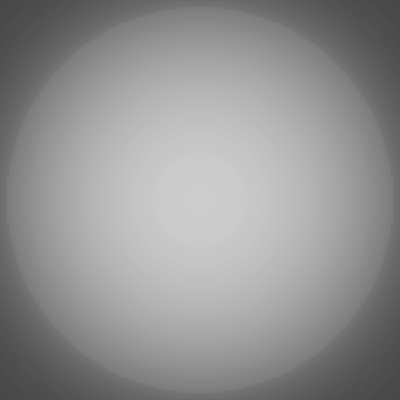
Frame 1 (no input)
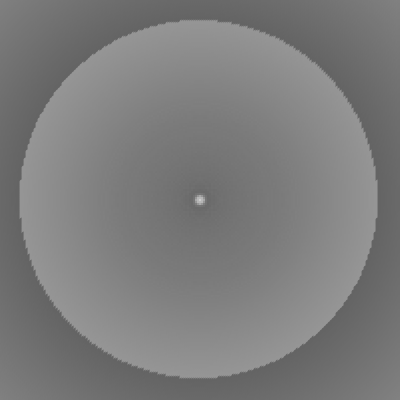
Frame 60 (the mouse pressed at the canvas centre just before this capture)
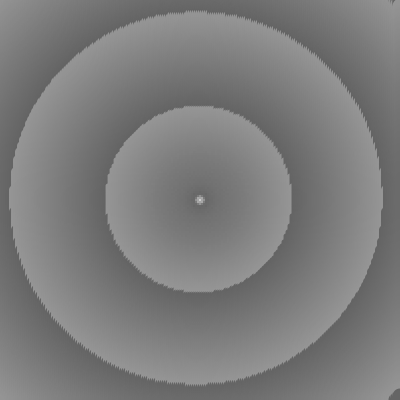
Frame 120 (the mouse held since frame 60 and released just before this capture)

The Processing sketch that drew these frames (run headless with seeded random() and noise(); from frame 60 on, the mouse is pressed at the canvas centre):

// Processing sketch: matrizFluida2AltproportionFiltering
// ── matrizFluida2AltproportionFiltering.pde
/*
Autorship: JOAOpfb. 30/04/2019.

Notas: 

*/
String year = nf(year()), month = nf(month()), day = nf(day()), hour = nf(hour()), minute = nf(minute()), second = nf(second());

float prog, // variável que aumenta conforme passa o tempo, criando a animação.
x = 1, //variável genérica para teste de estética.
y = .00000001, //variável genérica para teste de estética.
sz, //tamanho da célula.
fTpD, //fator tamanho em relação a distância.
fATpD, //fator acrescimo de tamanho em relação a distância. 
s, // distância de um ponto até a posição de cada célula da matriz, criando toda a concentricidade, USADA AQUI NO MOUSE.
t,
tn,
k;

boolean isA = false,
isQ = false,
isW = false,
isS = false,
isE = false,
isD = false;

void setup(){
  size(400,400);
  noStroke();
  //noFill();
  fill(255);
  //strokeWeight(2);
}

void draw(){
  if(isA){
   y-=.01;
   println( "x: " + x);
  }
  
  if(isQ){
    y+=.01;
    println( "x: " + x);
  }
  
  if(isS){
   x-=.01;
   println( "x: " + x);
  }
  
  if(isW){
    x+=.01;
    println( "x: " + x);
  }
  
  if(isD){
   k-=.01;
   println( "x: " + x);
  }
  
  if(isE){
    k+=.01;
    println( "x: " + x);
  }
  
  prog += .1; 
  //s = mouseX;
  //background(255);
  //fill(255);
  for(int i = 0; i <= width; i+= 2){
    //fill(
    for(int j = 0; j <= height; j += 2){
      fill(255);
      //fill(random(255));
      s = dist(width/2, height/2, i, j);
      t = map(s, 0, width/2, 0, 100);
      
      //fTpD = (s/10);                       // define um tamnho inicial para célula. Aqui definido pela distância da posição da célula em relação a posição do mouse. 
      //fATpD = sin((s/5)+prog);             // define uma proporção para o tamanho final da célula em relação a uma variavel crescente, formando a animação em loop usando a função seno. Aqui utilizada a variável 'prog'. A variável 's' presente fornece um ponto diferente de partida no loop de acrescimos de tamanho, criando uma progressividade e um efeito de ondulação. Aqui dividir ou multiplicar o 's', ou a distância, causa efeitos de progressão bem distintos. Somar ou subtrair nao causa efeito, é uma questão de proporção, o 'prog' aqui serve apenas para a progressão no loop da funçao seno.
      //sz = fTpD*fATpD;                     // primeira variação de toda a evolução do projeto.
      //sz = (s/x)*sin(((s/y)/mouseX)+prog);
      sz = (s/10)*sin(((s/x)*((pow(y, s/10))))+(t*k)+prog); //quando as distancias sao multiplicadas dentro de uma funçao seno criam padroes diferentes de quando as funçoes seno sao somadas entre si. Podem ser multiplicadas exponencialmente.
      tn = (s/10)*sin(((s/x)*((pow(y, s/10))))+(t*k)+prog); 
      fill(map(sz% 5, 0, 10, 100, 0));
      //fill(map(tn, -width/5, width/5, 0, 255));
      ellipse(i, j, sz, sz);
    }
  }
  fill(255);
  //text(nf(x), width- 100, height -100);
  //text(nf(frameRate), width- 100, height -50);
  //save("data/frames/"+ year + month + day + hour + minute + second+ "/" + year + month + day + hour + minute + "matriz2D"+frameCount+".jpg");
}

void keyPressed(){
  switch(keyCode){
    case 'a':
      isA = true;
    break;
    case 'A':
      isA = true;
    break;
    case 'q':
      isQ = true;
    break;
    case 'Q':
      isQ = true;
    break;
    case 'w':
      isW = true;
    break;
    case 'W':
      isW = true;
    break;
    case 's':
      isS = true;
    break;
    case 'S':
      isS = true;
    break;
    case 'e':
      isE = true;
    break;
    case 'E':
      isE = true;
    break;
    case 'd':
      isD = true;
    break;
    case 'D':
      isD = true;
    break;
  }
}

void keyReleased(){
  switch(keyCode){
    case 'a':
      isA = false;
    break;
    case 'A':
      isA = false;
    break;
    case 'q':
      isQ = false;
    break;
    case 'Q':
      isQ = false;
    break;
    case 'w':
      isW = false;
    break;
    case 'W':
      isW = false;
    break;
    case 's':
      isS = false;
    break;
    case 'S':
      isS = false;
    break;
    case 'e':
      isE = false;
    break;
    case 'E':
      isE = false;
    break;
    case 'd':
      isD = false;
    break;
    case 'D':
      isD = false;
    break;
  }
}
